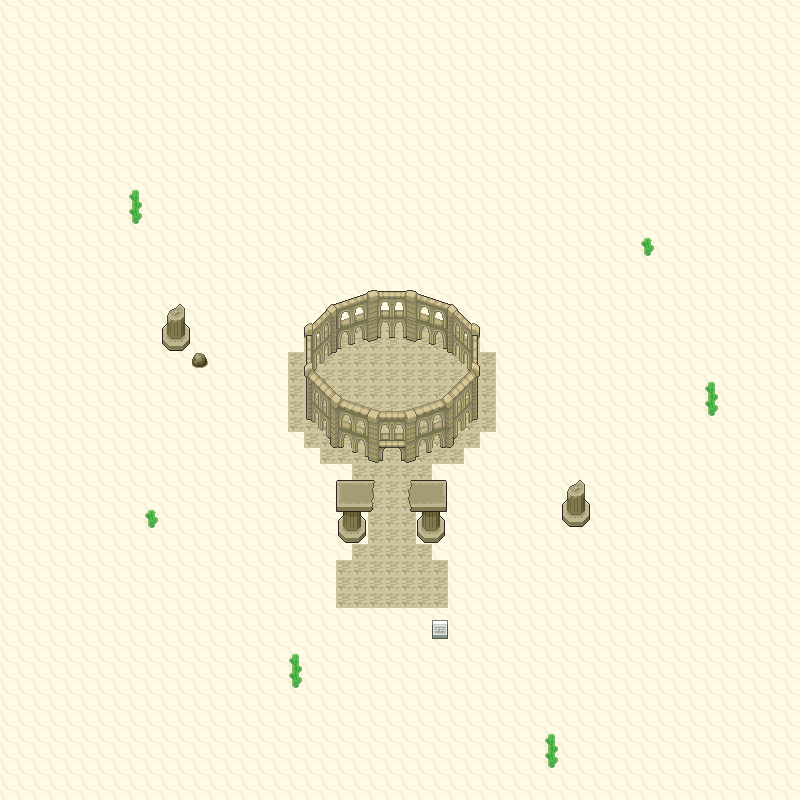

A level layout from a 2D game, rendered from its tile map. Below: a short description, then the map file with tile-grid data replaced by summaries:
An orthogonal 50x50 tile map with 16x16 px tiles, 4 tile layers (Grass, Walkable, Collisions, WalkBehind), 5 tilesets.

<map version="1.0" orientation="orthogonal" width="50" height="50" tilewidth="16" tileheight="16">
 <tileset firstgid="1" source="SinnohSet7.tsx" />
 <tileset firstgid="1777" source="SinnohInteriorSet1.tsx" />
 <tileset firstgid="4145" source="Orre Tileset 1.tsx" />
 <tileset firstgid="5228" source="Orre Tileset 2.tsx" />
 <tileset firstgid="9488" source="Orange Set 6.tsx" />
 <layer name="Grass" width="50" height="50">
  <data>[2500 cells, 2352 non-empty, 1 distinct tile ids]</data>
 </layer>
 <layer name="Walkable" width="50" height="50">
  <data>[2500 cells, 148 non-empty, 1 distinct tile ids]</data>
 </layer>
 <layer name="Collisions" width="50" height="50">
  <data>[2500 cells, 65 non-empty, 56 distinct tile ids]</data>
 </layer>
 <layer name="WalkBehind" width="50" height="50">
  <data>[2500 cells, 97 non-empty, 87 distinct tile ids]</data>
 </layer>
</map>
